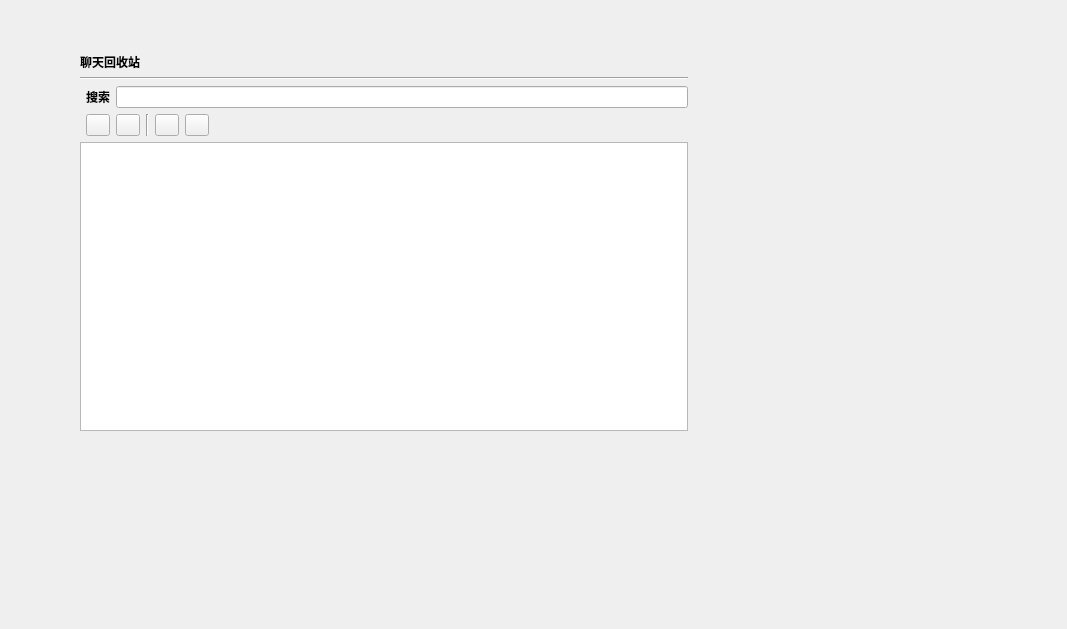
<?xml version="1.0" encoding="UTF-8"?>
<ui version="4.0">
 <class>Form</class>
 <widget class="QWidget" name="Form">
  <property name="geometry">
   <rect>
    <x>0</x>
    <y>0</y>
    <width>1067</width>
    <height>629</height>
   </rect>
  </property>
  <property name="windowTitle">
   <string>Form</string>
  </property>
  <widget class="QWidget" name="verticalLayoutWidget_2">
   <property name="geometry">
    <rect>
     <x>80</x>
     <y>40</y>
     <width>611</width>
     <height>391</height>
    </rect>
   </property>
   <layout class="QVBoxLayout" name="verticalLayout">
    <property name="leftMargin">
     <number>0</number>
    </property>
    <property name="topMargin">
     <number>13</number>
    </property>
    <property name="rightMargin">
     <number>3</number>
    </property>
    <property name="bottomMargin">
     <number>0</number>
    </property>
    <item>
     <widget class="QLabel" name="label_2">
      <property name="font">
       <font>
        <weight>75</weight>
        <bold>true</bold>
       </font>
      </property>
      <property name="text">
       <string>聊天回收站</string>
      </property>
      <property name="margin">
       <number>3</number>
      </property>
     </widget>
    </item>
    <item>
     <widget class="Line" name="line">
      <property name="frameShadow">
       <enum>QFrame::Sunken</enum>
      </property>
      <property name="orientation">
       <enum>Qt::Horizontal</enum>
      </property>
     </widget>
    </item>
    <item>
     <layout class="QHBoxLayout" name="horizontalLayout">
      <item>
       <widget class="QFrame" name="frame_2">
        <property name="frameShape">
         <enum>QFrame::StyledPanel</enum>
        </property>
        <property name="frameShadow">
         <enum>QFrame::Raised</enum>
        </property>
       </widget>
      </item>
      <item>
       <widget class="QLabel" name="label">
        <property name="font">
         <font>
          <weight>75</weight>
          <bold>true</bold>
         </font>
        </property>
        <property name="text">
         <string>搜索</string>
        </property>
       </widget>
      </item>
      <item>
       <widget class="QLineEdit" name="txt_keyword"/>
      </item>
     </layout>
    </item>
    <item>
     <layout class="QHBoxLayout" name="horizontalLayout_3">
      <item>
       <widget class="QFrame" name="frame_3">
        <property name="frameShape">
         <enum>QFrame::StyledPanel</enum>
        </property>
        <property name="frameShadow">
         <enum>QFrame::Raised</enum>
        </property>
       </widget>
      </item>
      <item>
       <widget class="QPushButton" name="btn_session_refresh">
        <property name="maximumSize">
         <size>
          <width>24</width>
          <height>24</height>
         </size>
        </property>
        <property name="toolTip">
         <string>刷新已删除的聊天列表</string>
        </property>
        <property name="text">
         <string/>
        </property>
       </widget>
      </item>
      <item>
       <widget class="QPushButton" name="btn_open_history">
        <property name="maximumSize">
         <size>
          <width>24</width>
          <height>24</height>
         </size>
        </property>
        <property name="toolTip">
         <string>查看聊天历史</string>
        </property>
        <property name="text">
         <string/>
        </property>
       </widget>
      </item>
      <item>
       <widget class="Line" name="line_2">
        <property name="orientation">
         <enum>Qt::Vertical</enum>
        </property>
       </widget>
      </item>
      <item>
       <widget class="QPushButton" name="btn_session_recovery">
        <property name="maximumSize">
         <size>
          <width>24</width>
          <height>24</height>
         </size>
        </property>
        <property name="toolTip">
         <string>还原勾选的聊天会话</string>
        </property>
        <property name="text">
         <string/>
        </property>
       </widget>
      </item>
      <item>
       <widget class="QPushButton" name="btn_session_delete">
        <property name="maximumSize">
         <size>
          <width>24</width>
          <height>24</height>
         </size>
        </property>
        <property name="toolTip">
         <string>删除勾选的聊天会话(不可恢复)</string>
        </property>
        <property name="text">
         <string/>
        </property>
       </widget>
      </item>
      <item>
       <spacer name="horizontalSpacer">
        <property name="orientation">
         <enum>Qt::Horizontal</enum>
        </property>
        <property name="sizeHint" stdset="0">
         <size>
          <width>40</width>
          <height>20</height>
         </size>
        </property>
       </spacer>
      </item>
     </layout>
    </item>
    <item>
     <widget class="QTableView" name="tabview_session"/>
    </item>
   </layout>
  </widget>
 </widget>
 <resources/>
 <connections/>
</ui>
